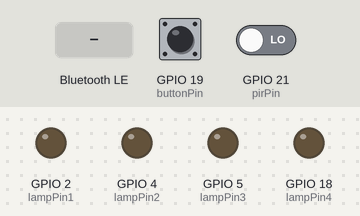
The sketch below on a simulated ESP32. Parts: output pins drawn as LEDs (lit = HIGH). Inputs (shaded band) come from the test bench; at power-on: GPIO 19 (buttonPin) HIGH, GPIO 21 (pirPin) LOW. Nothing arrives over Bluetooth unless stated; a phone connects over Bluetooth LE 3 s after start; what the sketch prints to the serial monitor is not drawn.

Above: at 1.2 s.
1.3 s: GPIO 19 (buttonPin) pulled LOW for 0.15 s
At 1.6 s:
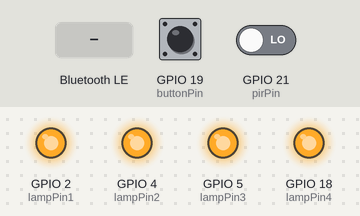
2.9 s: Bluetooth LE write "1" received
At 3.4 s:
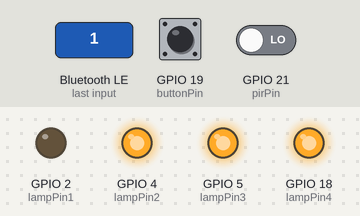
4.4 s: Bluetooth LE write "2" received
At 5.6 s:
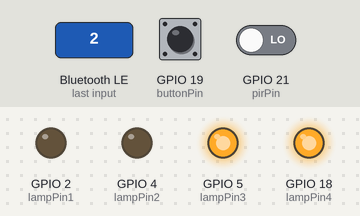
5.9 s: Bluetooth LE write "3" received
At 6.9 s:
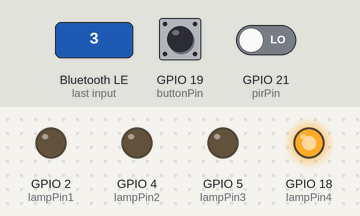
7.4 s: Bluetooth LE write "1" received
At 8.0 s:
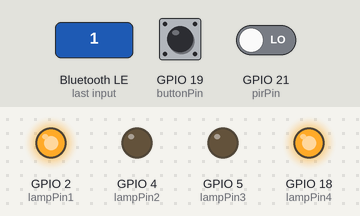
8.9 s: Bluetooth LE write "4" received
At 10.3 s:
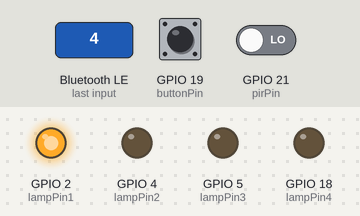
Timing chart, 0 to 11.4 s (numbered marks = the images above; inputs shaded):
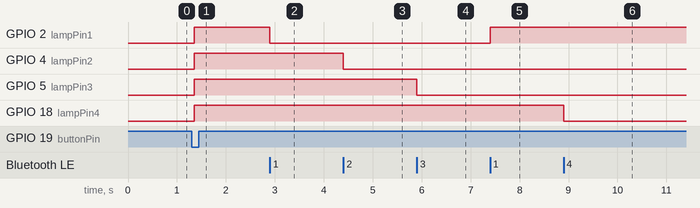

Measured:
- after the input at 1.3 s, GPIO 2 (lampPin1), GPIO 4 (lampPin2), GPIO 5 (lampPin3), GPIO 18 (lampPin4): LOW → HIGH after 0.05 s
- after the input at 2.9 s, GPIO 2 (lampPin1): HIGH → LOW at once
- after the input at 4.4 s, GPIO 4 (lampPin2): HIGH → LOW at once
- after the input at 5.9 s, GPIO 5 (lampPin3): HIGH → LOW at once
- after the input at 7.4 s, GPIO 2 (lampPin1): LOW → HIGH at once
- after the input at 8.9 s, GPIO 18 (lampPin4): HIGH → LOW at once

The sketch:

esp32_lisa_control.ino
```cpp
/*
  Lisa Home Control - ESP32 BLE Server

  Deskripsi Fungsionalitas:
  1.  Membuat server Bluetooth Low Energy (BLE) yang bisa diakses oleh aplikasi web.
  2.  Mengontrol 4 buah LED yang terhubung ke pin GPIO.
  3.  Membaca input dari sebuah push button:
      - Tekan sekali untuk menyalakan semua LED.
      - Tekan sekali lagi untuk mematikan semua LED.
  4.  Membaca input dari sensor gerak (PIR):
      - Jika ada gerakan, semua LED menyala.
      - Jika tidak ada gerakan selama 1 menit, semua LED mati.

  Koneksi Pin (PENTING! GUNAKAN RESISTOR!):
  - Hubungkan LED ke pin GPIO melalui resistor (misalnya 220 Ohm) untuk menghindari kerusakan.
  - Skema: Pin GPIO -> Resistor -> Kaki Panjang LED (Anoda) -> Kaki Pendek LED (Katoda) -> GND.

  - LED 1 (Ruang Tamu): GPIO 2
  - LED 2 (Kamar Mandi): GPIO 4
  - LED 3 (Ruang Dapur): GPIO 5
  - LED 4 (Lampu Teras): GPIO 18
  - Push Button: GPIO 19
  - Sensor Gerak (PIR): GPIO 21
*/

#include <BLEDevice.h>
#include <BLEUtils.h>
#include <BLEServer.h>

// UUID untuk Service dan Characteristic (HARUS SAMA DENGAN DI APLIKASI WEB)
#define LIGHT_CONTROL_SERVICE_UUID        "4fafc201-1fb5-459e-8fcc-c5c9c331914b"
#define LIGHT_CONTROL_CHARACTERISTIC_UUID "beb5483e-36e1-4688-b7f5-ea07361b26a8"

// Definisi Pin
const int lampPin1 = 2;  // Ruang Tamu
const int lampPin2 = 4;  // Kamar Mandi
const int lampPin3 = 5;  // Ruang Dapur
const int lampPin4 = 18; // Lampu Teras
const int buttonPin = 19;
const int pirPin = 21;

const int lampPins[] = {lampPin1, lampPin2, lampPin3, lampPin4};
const int numLamps = sizeof(lampPins) / sizeof(lampPins[0]);

// Variabel untuk status
bool buttonState = true;
unsigned long lastPirMotionTime = 0;
const unsigned long pirTimeout = 60000; // 1 menit

// Menyalakan semua lampu
void allLightsOn() {
  for (int i = 0; i < numLamps; i++) {
    digitalWrite(lampPins[i], HIGH);
  }
}

// Mematikan semua lampu
void allLightsOff() {
  for (int i = 0; i < numLamps; i++) {
    digitalWrite(lampPins[i], LOW);
  }
}

// Callback class untuk menangani data yang masuk dari aplikasi web
class MyCallbacks: public BLECharacteristicCallbacks {
    void onWrite(BLECharacteristic *pCharacteristic) {
      String value = pCharacteristic->getValue().c_str();

      if (value.length() > 0) {
        char command = value[0];
        int lampPin = -1;

        switch(command) {
          case '1': lampPin = lampPin1; break;
          case '2': lampPin = lampPin2; break;
          case '3': lampPin = lampPin3; break;
          case '4': lampPin = lampPin4; break;
        }

        if (lampPin != -1) {
          // Toggle state lampu
          digitalWrite(lampPin, !digitalRead(lampPin));
        }
      }
    }
};

void setup() {
  Serial.begin(115200);

  // Setup semua pin lampu sebagai OUTPUT dan pastikan mati
  for (int i = 0; i < numLamps; i++) {
    pinMode(lampPins[i], OUTPUT);
    digitalWrite(lampPins[i], LOW); // LOW untuk mematikan LED
  }

  // Setup pin tombol dan sensor
  pinMode(buttonPin, INPUT_PULLUP);
  pinMode(pirPin, INPUT);

  // Setup Server BLE
  BLEDevice::init("Lisa Home Control ESP32");
  BLEServer *pServer = BLEDevice::createServer();
  BLEService *pService = pServer->createService(LIGHT_CONTROL_SERVICE_UUID);

  BLECharacteristic *pCharacteristic = pService->createCharacteristic(
                                         LIGHT_CONTROL_CHARACTERISTIC_UUID,
                                         BLECharacteristic::PROPERTY_READ |
                                         BLECharacteristic::PROPERTY_WRITE
                                       );

  pCharacteristic->setCallbacks(new MyCallbacks());
  pService->start();

  // Mulai advertising agar bisa ditemukan
  BLEAdvertising *pAdvertising = BLEDevice::getAdvertising();
  pAdvertising->addServiceUUID(LIGHT_CONTROL_SERVICE_UUID);
  pAdvertising->setScanResponse(true);
  pAdvertising->setMinPreferred(0x06);
  pAdvertising->setMinPreferred(0x12);
  BLEDevice::startAdvertising();

  Serial.println("Lisa Home Control Siap Dihubungkan!");
}

void loop() {
  // Logika Push Button
  if (digitalRead(buttonPin) == LOW) {
    delay(50); // Debounce
    if (digitalRead(buttonPin) == LOW) {
      buttonState = !buttonState;
      if (buttonState) {
        allLightsOff();
      } else {
        allLightsOn();
      }
      while(digitalRead(buttonPin) == LOW); // Tunggu sampai tombol dilepas
    }
  }

  // Logika Sensor Gerak (PIR)
  if (digitalRead(pirPin) == HIGH) {
    lastPirMotionTime = millis();
    allLightsOn();
  } else {
    if (millis() - lastPirMotionTime > pirTimeout) {
      allLightsOff();
    }
  }
}
```
